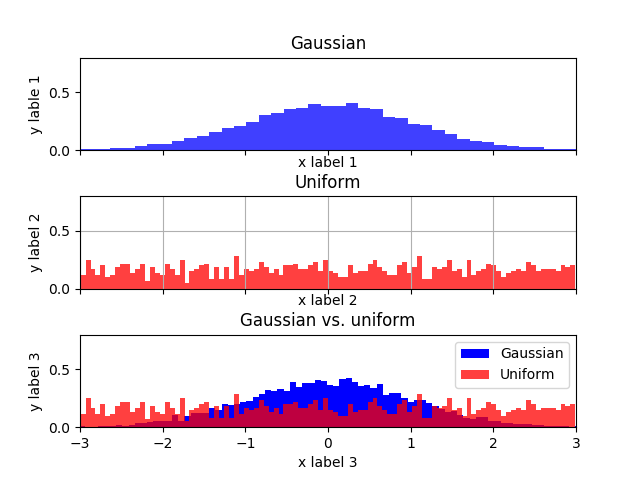

Recreate this plot in Python.
import matplotlib.pyplot as plt
import numpy as np


# Three subplots sharing both x/y axes
f, (ax1, ax2, ax3) = plt.subplots(3, sharex = True, sharey = True)

X = np.random.randn(10000)

## 1:

ax1.hist(X, 50, normed = 1, facecolor = 'b', alpha = 0.75)
ax1.set_title('3 Boxplots')
ax1.axis([-3, 3, 0, .8])
ax1.set_title("boxplot 1")
ax1.set_xlabel("x label 1")
ax1.set_ylabel("y lable 1")

## 2:

ax2.hist(X, 100, normed = 1, facecolor = 'r', alpha = 0.75)
ax2.annotate('Maximun values', xy = (-0.2, .45), xytext = (0.2, 0.5),
             arrowprops = dict(facecolor = 'black', arrowstyle = '|-|'), )
ax2.axis([-3, 3, 0, .8])
ax2.grid(True)
ax2.set_title("boxplot 2")
ax2.set_xlabel("x label 2")
ax2.set_ylabel("y label 2")

## 3:

ax3.hist(X, 25, normed = 1, facecolor = 'r', alpha = 0.75)
ax3.annotate('Maximun', xy = (0, .45), xytext = (.3, 0.5),
             arrowprops = dict(facecolor = 'black', arrowstyle = 'fancy'), )
ax3.axis([-3, 3, 0, .8])
ax3.set_title("boxplot 3")
ax3.set_xlabel("x label 3")
ax3.set_ylabel("y label 3")

# Fine-tune figure; make subplots close to each other and hide x ticks for
# all but bottom plot.
f.subplots_adjust(hspace = 0.5)
plt.setp([a.get_xticklabels() for a in f.axes[:-1]], visible = False) # taking out xlabels except the last one if hspace = 0

plt.savefig('Histogram_example_11_estructure.png')

plt.show()


from numpy.random import normal, uniform


# Three subplots sharing both x/y axes
uniform_numbers = uniform(low = -3, high = 3, size = 1000)
print(len(uniform_numbers))
f, (ax1, ax2, ax3) = plt.subplots(3, sharex = True, sharey = True)

X = np.random.randn(10000)

## 1:

ax1.hist(X, 50, normed = 1, facecolor = 'b', alpha = 0.75)
ax1.set_title('3 Boxplots')
ax1.axis([-3, 3, 0, .8])
ax1.set_title("Gaussian")
ax1.set_xlabel("x label 1")
ax1.set_ylabel("y lable 1")

## 2:

ax2.hist(uniform_numbers, 100, normed = 1, facecolor = 'r', alpha = 0.75)
#ax2.axis([-3, 3, 0, .8])
ax2.grid(True)
ax2.set_title("Uniform")
ax2.set_xlabel("x label 2")
ax2.set_ylabel("y label 2")

## 3:

ax3.hist(X, bins = 100, histtype = 'stepfilled', normed = True, color = 'b', label = 'Gaussian')
ax3.hist(uniform_numbers, bins = 100, histtype = 'stepfilled', normed = True, color = 'r', label ='Uniform', alpha = 0.75)
ax3.legend()
ax3.axis([-3, 3, 0, .8])
ax3.set_title("Gaussian vs. uniform")
ax3.set_xlabel("x label 3")
ax3.set_ylabel("y label 3")

# Fine-tune figure; make subplots close to each other and hide x ticks for
# all but bottom plot.
f.subplots_adjust(hspace = 0.5)
plt.setp([a.get_xticklabels() for a in f.axes[:-1]], visible = False) # taking out xlabels except the last one if hspace = 0

plt.savefig('Histogram_example_11.png')

plt.show()